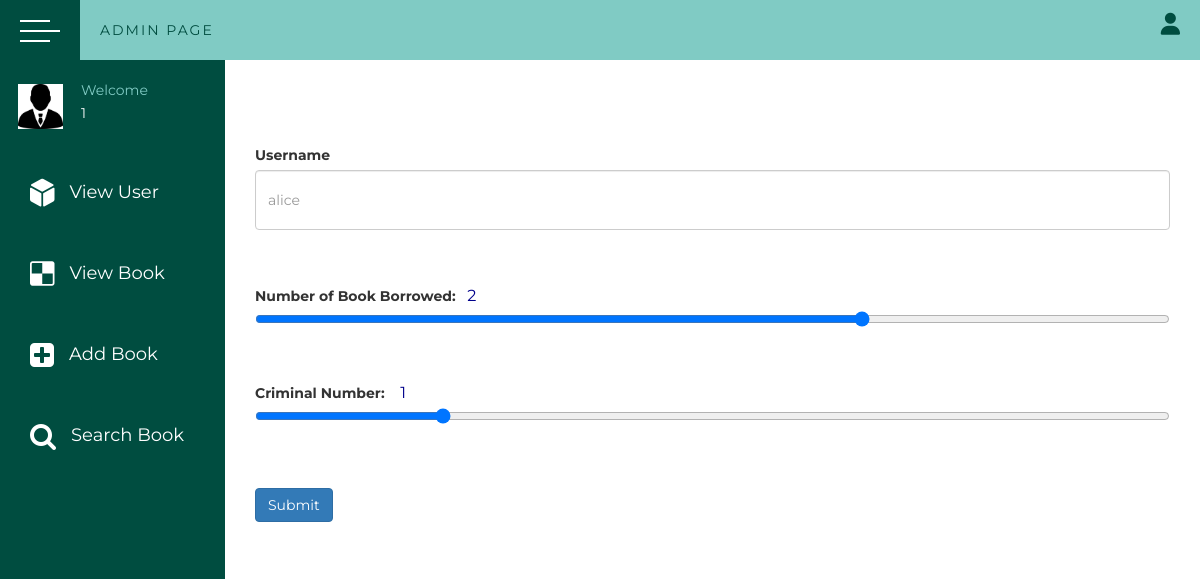
Screenshot of /adminEditUser/1 (signed in) with the database file from the repository.
### app/models.py (models this page shows, shortened)
class User(UserMixin, db.Model):
    __tablename__ = 'User'
    id = db.Column(db.Integer, primary_key=True)
    userName = db.Column(db.String(200), index=True, unique=True)
    password_hash = db.Column(db.String(128))
    bookCount = db.Column(db.Integer)
    criminalRecord = db.Column(db.Integer)
    firstBorrowBookId = db.Column(db.Integer)
    secondBorrowBookId = db.Column(db.Integer)
    thirdBorrowBookId = db.Column(db.Integer)
    @property
    def password(self):
        raise AttributeError('password is not a readable attribute')

### app/views.py (the view, shortened to what this page needs)
@app.route('/adminEditUser/<id>', methods=['GET', 'POST'])
def adminEditUser(id):
    app.logger.info('info log')
    adminname = session['adminname']
    user = User.query.filter_by(id=id).first()
    form = editUser()
    usernameTemp = user.userName
    bookCountTemp = user.bookCount
    crimialTemp = user.criminalRecord
    if user.bookCount is None or user.criminalRecord is None:
        user.bookCount = 0
        user.criminalRecord = 0
    return render_template('adminEditUser.html',
                           form=form,
                           adminname=adminname,
                           user=user)

### app/forms.py
class editUser(Form):
    userName = StringField('Enter your username')
    borrowBook = IntegerField('How many books did you borrow')
    criminalNumber = IntegerField('The number of you get out of line')

### app/templates/adminEditUser.html (shortened to what this page needs)
{% extends 'adminBasePage.html' %}
{% block ADMINEditUser %}
    <form action="#" method="post">
        <div class="form-group floating-control-group" style="margin-top: 6%">
            <label for="txtFloatingPassword">Username</label>
            <input name="username" type="text" placeholder={{ user.userName }} class="form-control"
                   style="height: 60px">
        </div>
        <div class="form-group floating-control-group" style="margin-top: 6%">
            <label for="txtFloatingPassword">Number of Book Borrowed:&nbsp;&nbsp;</label>
            <span id="value1" style="font-size: medium;color: darkblue">{{ user.bookCount }}</span>
            <input type="range" name="borrowbook" min="0" max="3" id="range1" oninput="change1()" onchange="change1()"
                   value={{ user.bookCount }}>
        </div>
        <div class="form-group floating-control-group" style="margin-top: 6%">
            <label for="txtFloatingPassword">Criminal Number: &nbsp;&nbsp;</label>
            <span id="value2" style="font-size: medium;color: darkblue">{{ user.criminalRecord }}</span>
            <input type="range" name="criminal" min="0" max="5" id="range2" oninput="change2()" onchange="change2()"
                   value={{ user.criminalRecord }}>
        </div>
        <button type="submit" class="btn btn-primary" style="margin-top: 5%;">Submit</button>
    </form>
{% endblock %}

### app/static/secondBaseStyles.css (style rules this page uses)
* { margin: 0; padding: 0; list-style: none; box-sizing: border-box; text-decoration: none; font-family: 'Montserrat', sans-serif; }

### rows the page displays
User: username "alice", bookCount "2", borrowbook "2", criminalRecord "1", criminal "1"

### other values shown
{{ adminname }} "1"
